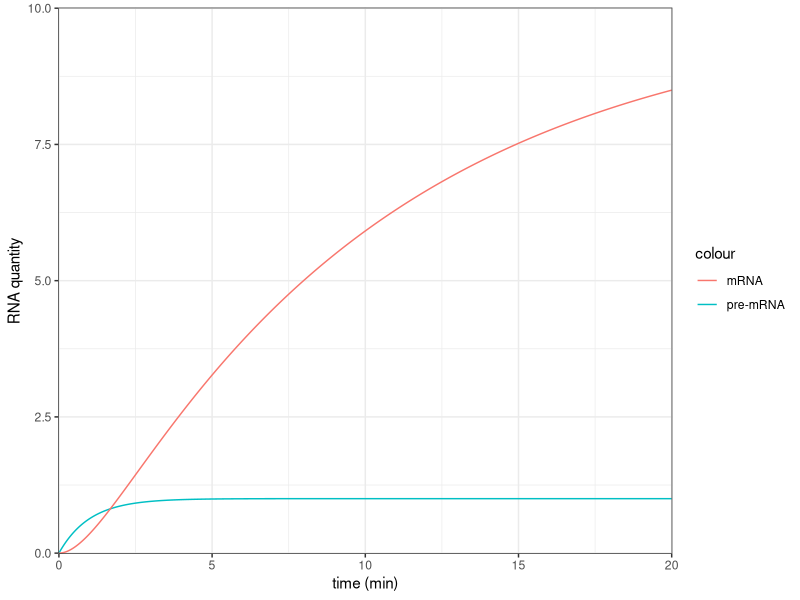
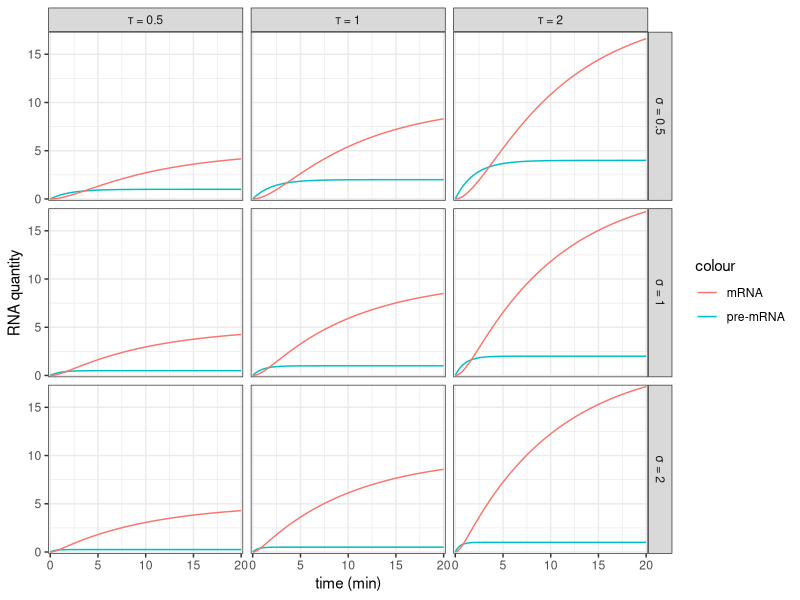
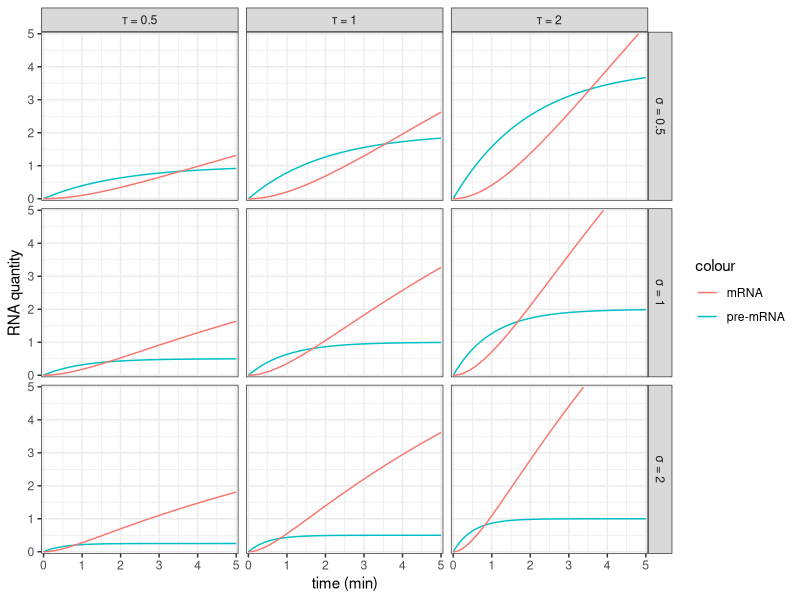
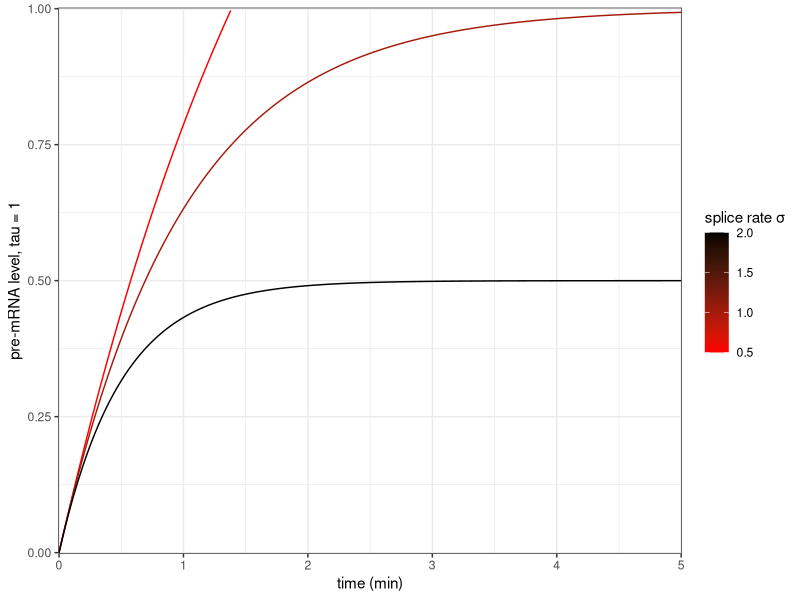
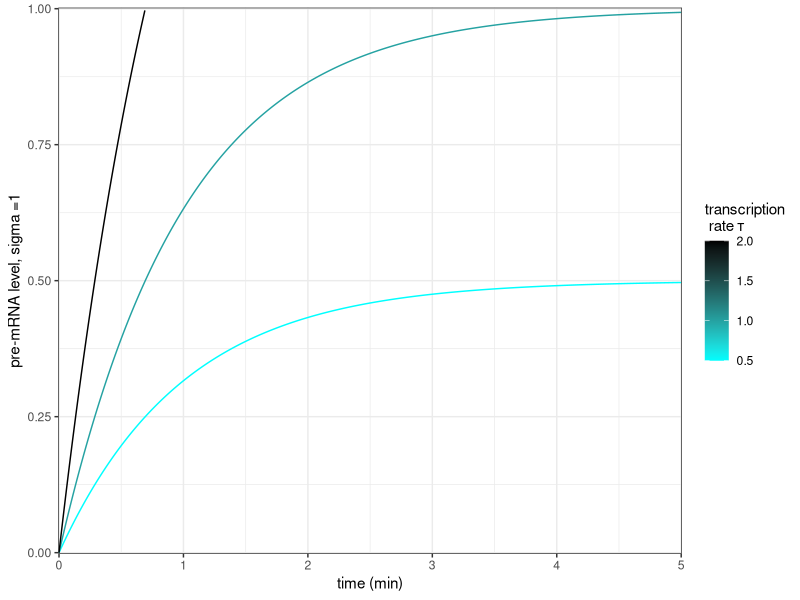
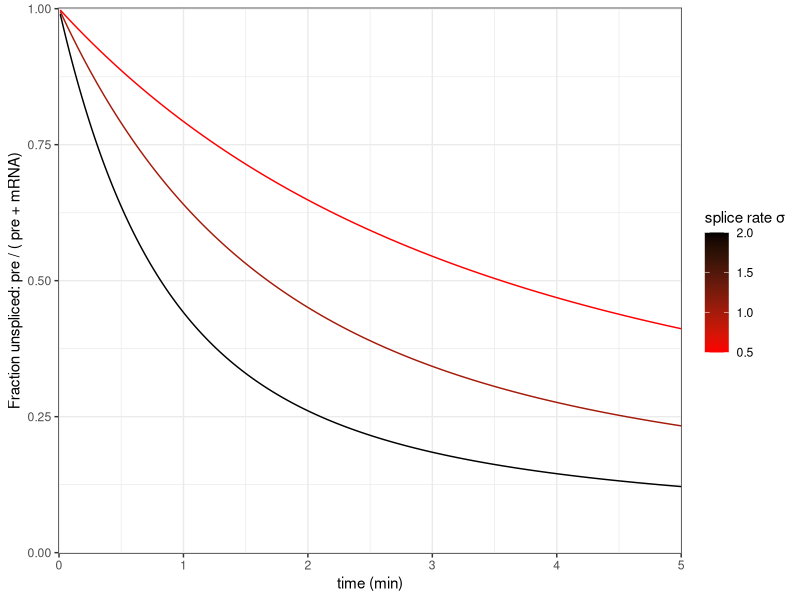
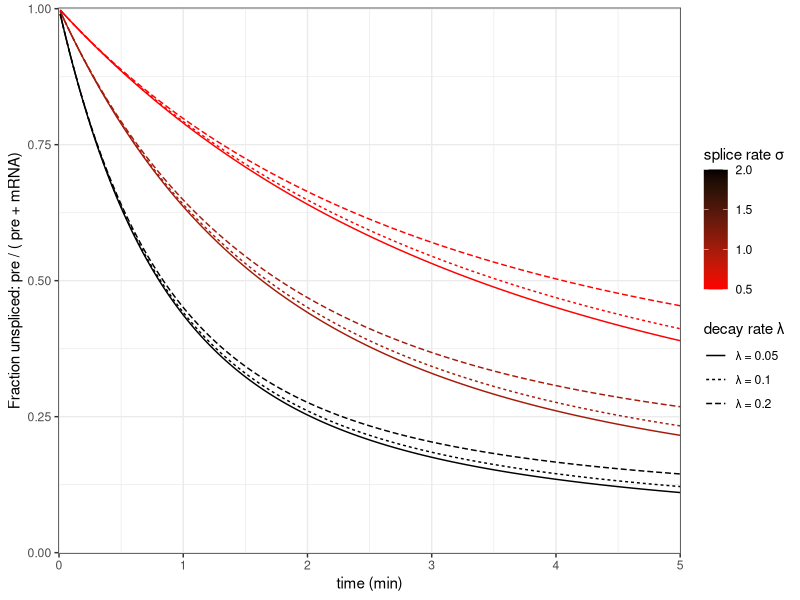

The R script that drew these images, in order:
## ---- chunk 1
## knitr options for report generation
knitr::opts_chunk$set(warning=FALSE,message=FALSE,echo=FALSE,cache=FALSE,
                      results="show")
library(tidyverse)
library(cowplot)

## ---- chunk 2
sim1 <- function(tau=1, sigma=1, lambda=0.1, P0=0, M0=0,
                 timevec=seq(0,20,length.out = 2001)) {
    Ps = tau / sigma
    Ms = tau / lambda
    Mfrac = sigma * ( P0 - Ps ) / (lambda - sigma)
    tibble( timeval = timevec,
            Pt      = ( P0 - Ps ) * exp( - sigma * timevec ) + Ps,
            Mt      = Mfrac * exp( - sigma * timevec ) + 
                ( M0 - Ms - Mfrac ) * exp ( - lambda * timevec ) + 
                Ms)
}
v1 <- sim1()

ggplot(data=v1,aes(x=timeval)) +
    geom_line(aes(y=Pt,colour="pre-mRNA")) +
    geom_line(aes(y=Mt,colour="mRNA")) +
    scale_x_continuous("time (min)",expand=c(0.001,0.001)) + 
    scale_y_continuous("RNA quantity",limits=c(0,10),expand=c(0.001,0.001)) + 
    theme_bw()
## ---- chunk 3
simgrid <- expand.grid(tau=c(0.5,1,2),sigma=c(0.5,1,2)) %>%
    group_by(tau,sigma) %>%
    do(sim1(.$tau[1],.$sigma[1],lambda = 0.1)) %>%
    mutate(taufac=paste("τ =",tau),
           sigmafac=paste("σ =",sigma))

ggplot(data=simgrid,aes(x=timeval)) +
    geom_line(aes(y=Pt,colour="pre-mRNA")) +
    geom_line(aes(y=Mt,colour="mRNA")) +
    scale_x_continuous("time (min)",expand=c(0.01,0.01)) + 
    scale_y_continuous("RNA quantity",expand=c(0.01,0.01)) +
    facet_grid(sigmafac~taufac) +
    theme_bw()

## ---- chunk 4
ggplot(data=simgrid,aes(x=timeval)) +
    geom_line(aes(y=Pt,colour="pre-mRNA")) +
    geom_line(aes(y=Mt,colour="mRNA")) +
    scale_x_continuous("time (min)",expand=c(0.01,0.01),limits=c(0,5)) + 
    scale_y_continuous("RNA quantity",expand=c(0.01,0.01),limits=c(0,5)) +
    facet_grid(sigmafac~taufac) +
    theme_bw()
## ---- chunk 5
ggplot(data=simgrid %>% dplyr::filter(tau==1),
       aes(x=timeval,colour=sigma,group=sigma)) +
    geom_line(aes(y=Pt)) +
    scale_x_continuous("time (min)",expand=c(0.001,0.001),limits=c(0,5)) + 
    scale_y_continuous("pre-mRNA level, tau = 1",expand=c(0.001,0.001),limits=c(0,1)) +
    scale_color_continuous("splice rate σ",low="red",high="black") + 
    theme_bw()

ggplot(data=simgrid %>% dplyr::filter(sigma==1),
       aes(x=timeval,colour=tau,group=tau)) +
    geom_line(aes(y=Pt)) +
    scale_x_continuous("time (min)",expand=c(0.001,0.001),limits=c(0,5)) + 
    scale_y_continuous("pre-mRNA level, sigma =1",expand=c(0.001,0.001),limits=c(0,1)) +
    scale_color_continuous("transcription\n rate τ",low="cyan",high="black") + 
    theme_bw()
## ---- chunk 6
ggplot(data=simgrid %>% dplyr::filter(tau==1),
       aes(x=timeval,colour=sigma,group=sigma)) +
    geom_line(aes(y=Pt/(Pt + Mt))) +
    scale_x_continuous("time (min)",expand=c(0.001,0.001),limits=c(0,5)) + 
    scale_y_continuous("Fraction unspliced: pre / ( pre + mRNA)",expand=c(0.001,0.001),limits=c(0,1)) +
    scale_color_continuous("splice rate σ",low="red",high="black") + 
    theme_bw()
## ---- chunk 7
simgridl <- expand.grid(tau=1,sigma=c(0.5,1,2),lambda=c(0.05,0.1,0.2)) %>%
    group_by(sigma,lambda) %>%
    do(sim1(.$tau[1],.$sigma[1],.$lambda[1])) %>%
    mutate(#taufac=paste("τ =",tau),
           sigmafac=paste("σ =",sigma),
           lambdafac=paste("λ =",lambda))

ggplot(data=simgridl,
       aes(x=timeval,colour=sigma,linetype=lambdafac,
           group=interaction(sigma,lambda))) +
    geom_line(aes(y=Pt/(Pt + Mt))) +
    scale_x_continuous("time (min)",expand=c(0.001,0.001),limits=c(0,5)) + 
    scale_y_continuous("Fraction unspliced: pre / ( pre + mRNA)",expand=c(0.001,0.001),limits=c(0,1)) +
    scale_color_continuous("splice rate σ",low="red",high="black") + 
    scale_linetype_discrete("decay rate λ") + 
    theme_bw()

